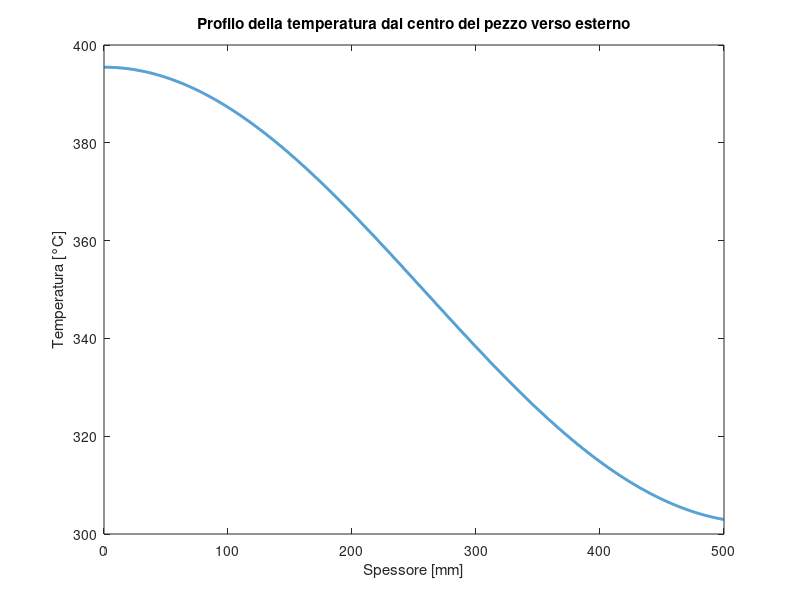

Write the MATLAB code that produced this figure.
% Esercitazione 8, esercizio slides con iterazioni di punto 
% Simone Canevarolo
% S269893
% 11/12/2023

clear all
close all
clc

%%

lungh = 1; % lunghezza [m]
Tco2 = 300; % temperatura [°C]
hh = 50; % coefficiente di scambio termico [W/(m^2*K)]
ll = 0.5*lungh;

qv = @(x) 8e3.*cos(pi.*x./ll); % generazione volumetrica di calore [W/m^3]
kk = @(T) 100./(11.8+0.0238.*T)+8.775e-11.*T.^3; % conducibilità termica [W/(m*K)]

dx = 1e-4;
xx = (0:dx:ll)';
NN = length(xx);

%%

Tguess = Tco2*ones(NN,1);
toll = 1e-4;
err = toll+1;
ii = 1;
imax = 1e3;

while err>toll && ii<imax

    ii = ii+1;

sub_diag = [kk(Tguess(2:end-1))-0.25*(kk(Tguess(1:end-2)))+0.25*kk(Tguess(3:end));0;0];
main_diag = [-2*kk(Tguess)];
sup_diag = [0;0;kk(Tguess(2:end-1))+0.25*(kk(Tguess(1:end-2)))-0.25*kk(Tguess(3:end))];

Band = [sub_diag, main_diag, sup_diag];

AA = spdiags(Band,-1:1,NN,NN);

bb = -qv(xx).*dx^2;

% Dirichlet

AA(1,1) = -1;
AA(1,2) = 1;
bb(1) = 0;

% Robin

AA(end,end-1) = +kk(Tguess(end-1))./dx;
AA(end,end) = -kk(Tguess(end))./dx-hh;
bb(end) = -hh*Tco2;

TT = AA\bb;

err = norm(TT-Tguess)/norm(TT-Tco2);

Tguess = TT;

end

figure(1)
plot(xx*1e3,TT,'linewidth',2)
xlabel('Spessore [mm]')
ylabel('Temperatura [°C]')
title('Profilo della temperatura dal centro del pezzo verso esterno')
